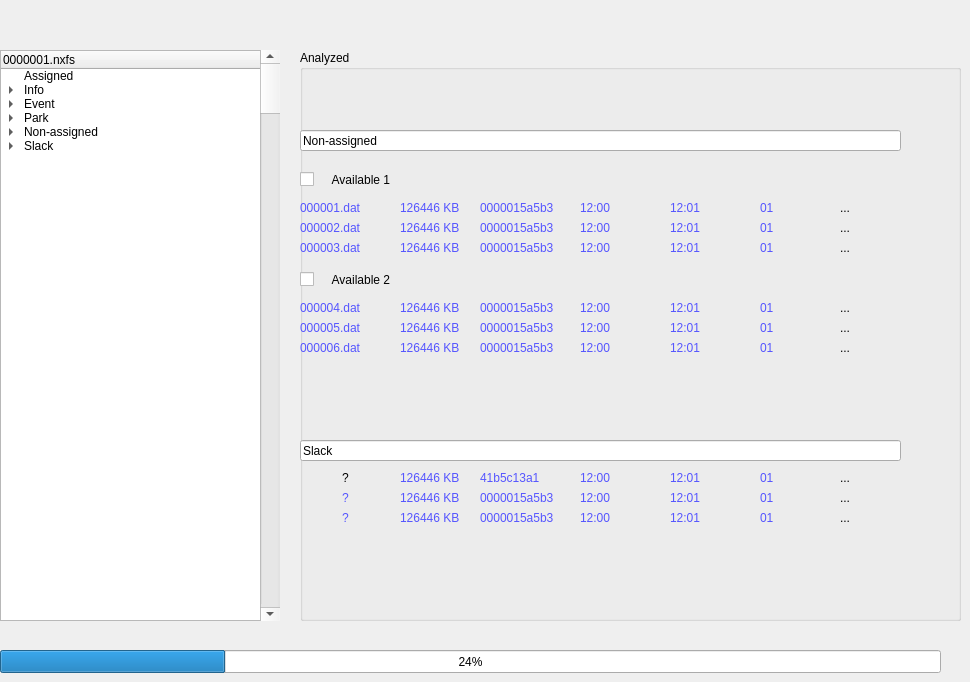
    <widget class="QWidget" name="tab">
     <attribute name="title">
      <string>Assigned</string>
     </attribute>
     <widget class="QGroupBox" name="groupBox">
      <property name="geometry">
       <rect>
        <x>300</x>
        <y>50</y>
        <width>661</width>
        <height>571</height>
       </rect>
      </property>
      <property name="title">
       <string>Analyzed</string>
      </property>
      <widget class="QCheckBox" name="checkBox">
       <property name="geometry">
        <rect>
         <x>0</x>
         <y>120</y>
         <width>601</width>
         <height>19</height>
        </rect>
       </property>
       <property name="text">
        <string>    Available 1</string>
       </property>
      </widget>
      <widget class="QCheckBox" name="checkBox_2">
       <property name="geometry">
        <rect>
         <x>0</x>
         <y>220</y>
         <width>601</width>
         <height>19</height>
        </rect>
       </property>
       <property name="text">
        <string>    Available 2</string>
       </property>
      </widget>
      <widget class="QLabel" name="label">
       <property name="geometry">
        <rect>
         <x>0</x>
         <y>150</y>
         <width>91</width>
         <height>16</height>
        </rect>
       </property>
       <property name="styleSheet">
        <string notr="true">asd
rgb(238, 255, 197)</string>
       </property>
       <property name="text">
        <string>&lt;html&gt;&lt;head/&gt;&lt;body&gt;&lt;p&gt;&lt;span style=&quot; color:#5555ff;&quot;&gt;000001.dat&lt;/span&gt;&lt;/p&gt;&lt;/body&gt;&lt;/html&gt;</string>
       </property>
      </widget>
      <widget class="QLabel" name="label_2">
       <property name="geometry">
        <rect>
         <x>100</x>
         <y>150</y>
         <width>91</width>
         <height>16</height>
        </rect>
       </property>
       <property name="text">
        <string>&lt;html&gt;&lt;head/&gt;&lt;body&gt;&lt;p&gt;&lt;span style=&quot; color:#5555ff;&quot;&gt;126446 KB&lt;/span&gt;&lt;/p&gt;&lt;/body&gt;&lt;/html&gt;</string>
       </property>
      </widget>
      <widget class="QLabel" name="label_3">
       <property name="geometry">
        <rect>
         <x>180</x>
         <y>150</y>
         <width>91</width>
         <height>16</height>
        </rect>
       </property>
       <property name="text">
        <string>&lt;html&gt;&lt;head/&gt;&lt;body&gt;&lt;p&gt;&lt;span style=&quot; color:#5555ff;&quot;&gt;0000015a5b3&lt;/span&gt;&lt;/p&gt;&lt;/body&gt;&lt;/html&gt;</string>
       </property>
      </widget>
      <widget class="QLabel" name="label_4">
       <property name="geometry">
        <rect>
         <x>280</x>
         <y>150</y>
         <width>91</width>
         <height>16</height>
        </rect>
       </property>
       <property name="text">
        <string>&lt;html&gt;&lt;head/&gt;&lt;body&gt;&lt;p&gt;&lt;span style=&quot; color:#5555ff;&quot;&gt;12:00&lt;/span&gt;&lt;/p&gt;&lt;/body&gt;&lt;/html&gt;</string>
       </property>
      </widget>
      <widget class="QLabel" name="label_5">
       <property name="geometry">
        <rect>
         <x>370</x>
         <y>150</y>
         <width>91</width>
         <height>16</height>
        </rect>
       </property>
       <property name="text">
        <string>&lt;html&gt;&lt;head/&gt;&lt;body&gt;&lt;p&gt;&lt;span style=&quot; color:#5555ff;&quot;&gt;12:01&lt;/span&gt;&lt;/p&gt;&lt;/body&gt;&lt;/html&gt;</string>
       </property>
      </widget>
      <widget class="QLabel" name="label_6">
       <property name="geometry">
        <rect>
         <x>460</x>
         <y>150</y>
         <width>91</width>
         <height>16</height>
        </rect>
       </property>
       <property name="text">
        <string>&lt;html&gt;&lt;head/&gt;&lt;body&gt;&lt;p&gt;&lt;span style=&quot; color:#5555ff;&quot;&gt;01&lt;/span&gt;&lt;/p&gt;&lt;/body&gt;&lt;/html&gt;</string>
       </property>
      </widget>
      <widget class="QLabel" name="label_7">
       <property name="geometry">
        <rect>
         <x>540</x>
         <y>150</y>
         <width>61</width>
         <height>16</height>
        </rect>
       </property>
       <property name="text">
        <string>...</string>
       </property>
      </widget>
      <widget class="QLabel" name="label_8">
       <property name="geometry">
        <rect>
         <x>280</x>
         <y>170</y>
         <width>91</width>
         <height>16</height>
        </rect>
       </property>
       <property name="text">
        <string>&lt;html&gt;&lt;head/&gt;&lt;body&gt;&lt;p&gt;&lt;span style=&quot; color:#5555ff;&quot;&gt;12:00&lt;/span&gt;&lt;/p&gt;&lt;/body&gt;&lt;/html&gt;</string>
       </property>
      </widget>
      <widget class="QLabel" name="label_9">
       <property name="geometry">
        <rect>
         <x>370</x>
         <y>170</y>
         <width>91</width>
         <height>16</height>
        </rect>
       </property>
       <property name="text">
        <string>&lt;html&gt;&lt;head/&gt;&lt;body&gt;&lt;p&gt;&lt;span style=&quot; color:#5555ff;&quot;&gt;12:01&lt;/span&gt;&lt;/p&gt;&lt;/body&gt;&lt;/html&gt;</string>
       </property>
      </widget>
      <widget class="QLabel" name="label_10">
       <property name="geometry">
        <rect>
         <x>540</x>
         <y>170</y>
         <width>61</width>
         <height>16</height>
        </rect>
       </property>
       <property name="text">
        <string>...</string>
       </property>
      </widget>
      <widget class="QLabel" name="label_11">
       <property name="geometry">
        <rect>
         <x>180</x>
         <y>170</y>
         <width>91</width>
         <height>16</height>
        </rect>
       </property>
       <property name="text">
        <string>&lt;html&gt;&lt;head/&gt;&lt;body&gt;&lt;p&gt;&lt;span style=&quot; color:#5555ff;&quot;&gt;0000015a5b3&lt;/span&gt;&lt;/p&gt;&lt;/body&gt;&lt;/html&gt;</string>
       </property>
      </widget>
      <widget class="QLabel" name="label_12">
       <property name="geometry">
        <rect>
         <x>460</x>
         <y>170</y>
         <width>91</width>
         <height>16</height>
        </rect>
       </property>
       <property name="text">
        <string>&lt;html&gt;&lt;head/&gt;&lt;body&gt;&lt;p&gt;&lt;span style=&quot; color:#5555ff;&quot;&gt;01&lt;/span&gt;&lt;/p&gt;&lt;/body&gt;&lt;/html&gt;</string>
       </property>
      </widget>
      <widget class="QLabel" name="label_13">
       <property name="geometry">
        <rect>
         <x>100</x>
         <y>170</y>
         <width>91</width>
         <height>16</height>
        </rect>
       </property>
       <property name="text">
        <string>&lt;html&gt;&lt;head/&gt;&lt;body&gt;&lt;p&gt;&lt;span style=&quot; color:#5555ff;&quot;&gt;126446 KB&lt;/span&gt;&lt;/p&gt;&lt;/body&gt;&lt;/html&gt;</string>
       </property>
      </widget>
      <widget class="QLabel" name="label_14">
       <property name="geometry">
        <rect>
         <x>0</x>
         <y>170</y>
         <width>91</width>
         <height>16</height>
        </rect>
       </property>
       <property name="styleSheet">
        <string notr="true">asd
rgb(238, 255, 197)</string>
       </property>
       <property name="text">
        <string>&lt;html&gt;&lt;head/&gt;&lt;body&gt;&lt;p&gt;&lt;span style=&quot; color:#5555ff;&quot;&gt;000002.dat&lt;/span&gt;&lt;/p&gt;&lt;/body&gt;&lt;/html&gt;</string>
       </property>
      </widget>
      <widget class="QLabel" name="label_15">
       <property name="geometry">
        <rect>
         <x>180</x>
         <y>190</y>
         <width>91</width>
         <height>16</height>
        </rect>
       </property>
       <property name="text">
        <string>&lt;html&gt;&lt;head/&gt;&lt;body&gt;&lt;p&gt;&lt;span style=&quot; color:#5555ff;&quot;&gt;0000015a5b3&lt;/span&gt;&lt;/p&gt;&lt;/body&gt;&lt;/html&gt;</string>
       </property>
      </widget>
      <widget class="QLabel" name="label_16">
       <property name="geometry">
        <rect>
         <x>540</x>
         <y>190</y>
         <width>61</width>
         <height>16</height>
        </rect>
       </property>
       <property name="text">
        <string>...</string>
       </property>
      </widget>
      <widget class="QLabel" name="label_17">
       <property name="geometry">
        <rect>
         <x>280</x>
         <y>190</y>
         <width>91</width>
         <height>16</height>
        </rect>
       </property>
       <property name="text">
        <string>&lt;html&gt;&lt;head/&gt;&lt;body&gt;&lt;p&gt;&lt;span style=&quot; color:#5555ff;&quot;&gt;12:00&lt;/span&gt;&lt;/p&gt;&lt;/body&gt;&lt;/html&gt;</string>
       </property>
      </widget>
      <widget class="QLabel" name="label_18">
       <property name="geometry">
        <rect>
         <x>460</x>
         <y>190</y>
         <width>91</width>
         <height>16</height>
        </rect>
       </property>
       <property name="text">
        <string>&lt;html&gt;&lt;head/&gt;&lt;body&gt;&lt;p&gt;&lt;span style=&quot; color:#5555ff;&quot;&gt;01&lt;/span&gt;&lt;/p&gt;&lt;/body&gt;&lt;/html&gt;</string>
       </property>
      </widget>
      <widget class="QLabel" name="label_19">
       <property name="geometry">
        <rect>
         <x>0</x>
         <y>190</y>
         <width>91</width>
         <height>16</height>
        </rect>
       </property>
       <property name="styleSheet">
        <string notr="true">asd
rgb(238, 255, 197)</string>
       </property>
       <property name="text">
        <string>&lt;html&gt;&lt;head/&gt;&lt;body&gt;&lt;p&gt;&lt;span style=&quot; color:#5555ff;&quot;&gt;000003.dat&lt;/span&gt;&lt;/p&gt;&lt;/body&gt;&lt;/html&gt;</string>
       </property>
      </widget>
      <widget class="QLabel" name="label_20">
       <property name="geometry">
        <rect>
         <x>370</x>
         <y>190</y>
         <width>91</width>
         <height>16</height>
        </rect>
       </property>
       <property name="text">
        <string>&lt;html&gt;&lt;head/&gt;&lt;body&gt;&lt;p&gt;&lt;span style=&quot; color:#5555ff;&quot;&gt;12:01&lt;/span&gt;&lt;/p&gt;&lt;/body&gt;&lt;/html&gt;</string>
       </property>
      </widget>
      <widget class="QLabel" name="label_21">
       <property name="geometry">
        <rect>
         <x>100</x>
         <y>190</y>
         <width>91</width>
         <height>16</height>
        </rect>
       </property>
       <property name="text">
        <string>&lt;html&gt;&lt;head/&gt;&lt;body&gt;&lt;p&gt;&lt;span style=&quot; color:#5555ff;&quot;&gt;126446 KB&lt;/span&gt;&lt;/p&gt;&lt;/body&gt;&lt;/html&gt;</string>
       </property>
      </widget>
      <widget class="QLabel" name="label_22">
       <property name="geometry">
        <rect>
         <x>180</x>
         <y>250</y>
         <width>91</width>
         <height>16</height>
        </rect>
       </property>
       <property name="text">
        <string>&lt;html&gt;&lt;head/&gt;&lt;body&gt;&lt;p&gt;&lt;span style=&quot; color:#5555ff;&quot;&gt;0000015a5b3&lt;/span&gt;&lt;/p&gt;&lt;/body&gt;&lt;/html&gt;</string>
       </property>
      </widget>
      <widget class="QLabel" name="label_23">
       <property name="geometry">
        <rect>
         <x>460</x>
         <y>250</y>
         <width>91</width>
         <height>16</height>
        </rect>
       </property>
       <property name="text">
        <string>&lt;html&gt;&lt;head/&gt;&lt;body&gt;&lt;p&gt;&lt;span style=&quot; color:#5555ff;&quot;&gt;01&lt;/span&gt;&lt;/p&gt;&lt;/body&gt;&lt;/html&gt;</string>
       </property>
      </widget>
      <widget class="QLabel" name="label_24">
       <property name="geometry">
        <rect>
         <x>280</x>
         <y>250</y>
         <width>91</width>
         <height>16</height>
        </rect>
       </property>
       <property name="text">
        <string>&lt;html&gt;&lt;head/&gt;&lt;body&gt;&lt;p&gt;&lt;span style=&quot; color:#5555ff;&quot;&gt;12:00&lt;/span&gt;&lt;/p&gt;&lt;/body&gt;&lt;/html&gt;</string>
       </property>
      </widget>
      <widget class="QLabel" name="label_25">
       <property name="geometry">
        <rect>
         <x>540</x>
         <y>250</y>
         <width>61</width>
         <height>16</height>
        </rect>
       </property>
       <property name="text">
        <string>...</string>
       </property>
      </widget>
      <widget class="QLabel" name="label_26">
       <property name="geometry">
        <rect>
         <x>370</x>
         <y>250</y>
         <width>91</width>
         <height>16</height>
        </rect>
       </property>
       <property name="text">
        <string>&lt;html&gt;&lt;head/&gt;&lt;body&gt;&lt;p&gt;&lt;span style=&quot; color:#5555ff;&quot;&gt;12:01&lt;/span&gt;&lt;/p&gt;&lt;/body&gt;&lt;/html&gt;</string>
       </property>
      </widget>
      <widget class="QLabel" name="label_27">
       <property name="geometry">
        <rect>
         <x>0</x>
         <y>250</y>
         <width>91</width>
         <height>16</height>
        </rect>
       </property>
       <property name="styleSheet">
        <string notr="true">asd
rgb(238, 255, 197)</string>
       </property>
       <property name="text">
        <string>&lt;html&gt;&lt;head/&gt;&lt;body&gt;&lt;p&gt;&lt;span style=&quot; color:#5555ff;&quot;&gt;000004.dat&lt;/span&gt;&lt;/p&gt;&lt;/body&gt;&lt;/html&gt;</string>
       </property>
      </widget>
      <widget class="QLabel" name="label_28">
       <property name="geometry">
        <rect>
         <x>100</x>
         <y>250</y>
         <width>91</width>
         <height>16</height>
        </rect>
       </property>
       <property name="text">
        <string>&lt;html&gt;&lt;head/&gt;&lt;body&gt;&lt;p&gt;&lt;span style=&quot; color:#5555ff;&quot;&gt;126446 KB&lt;/span&gt;&lt;/p&gt;&lt;/body&gt;&lt;/html&gt;</string>
       </property>
      </widget>
      <widget class="QLabel" name="label_29">
       <property name="geometry">
        <rect>
         <x>460</x>
         <y>270</y>
         <width>91</width>
         <height>16</height>
        </rect>
       </property>
       <property name="text">
        <string>&lt;html&gt;&lt;head/&gt;&lt;body&gt;&lt;p&gt;&lt;span style=&quot; color:#5555ff;&quot;&gt;01&lt;/span&gt;&lt;/p&gt;&lt;/body&gt;&lt;/html&gt;</string>
       </property>
      </widget>
      <widget class="QLabel" name="label_30">
       <property name="geometry">
        <rect>
         <x>540</x>
         <y>270</y>
         <width>61</width>
         <height>16</height>
        </rect>
       </property>
       <property name="text">
        <string>...</string>
       </property>
      </widget>
      <widget class="QLabel" name="label_31">
       <property name="geometry">
        <rect>
         <x>100</x>
         <y>270</y>
         <width>91</width>
         <height>16</height>
        </rect>
       </property>
       <property name="text">
        <string>&lt;html&gt;&lt;head/&gt;&lt;body&gt;&lt;p&gt;&lt;span style=&quot; color:#5555ff;&quot;&gt;126446 KB&lt;/span&gt;&lt;/p&gt;&lt;/body&gt;&lt;/html&gt;</string>
       </property>
      </widget>
      <widget class="QLabel" name="label_32">
       <property name="geometry">
        <rect>
         <x>0</x>
         <y>270</y>
         <width>91</width>
         <height>16</height>
        </rect>
       </property>
       <property name="styleSheet">
        <string notr="true">asd
rgb(238, 255, 197)</string>
       </property>
       <property name="text">
        <string>&lt;html&gt;&lt;head/&gt;&lt;body&gt;&lt;p&gt;&lt;span style=&quot; color:#5555ff;&quot;&gt;000005.dat&lt;/span&gt;&lt;/p&gt;&lt;/body&gt;&lt;/html&gt;</string>
       </property>
      </widget>
      <widget class="QLabel" name="label_33">
       <property name="geometry">
        <rect>
         <x>280</x>
         <y>270</y>
         <width>91</width>
         <height>16</height>
        </rect>
       </property>
       <property name="text">
        <string>&lt;html&gt;&lt;head/&gt;&lt;body&gt;&lt;p&gt;&lt;span style=&quot; color:#5555ff;&quot;&gt;12:00&lt;/span&gt;&lt;/p&gt;&lt;/body&gt;&lt;/html&gt;</string>
       </property>
      </widget>
      <widget class="QLabel" name="label_34">
       <property name="geometry">
        <rect>
         <x>370</x>
         <y>270</y>
         <width>91</width>
         <height>16</height>
        </rect>
       </property>
       <property name="text">
        <string>&lt;html&gt;&lt;head/&gt;&lt;body&gt;&lt;p&gt;&lt;span style=&quot; color:#5555ff;&quot;&gt;12:01&lt;/span&gt;&lt;/p&gt;&lt;/body&gt;&lt;/html&gt;</string>
       </property>
      </widget>
      <widget class="QLabel" name="label_35">
       <property name="geometry">
        <rect>
         <x>180</x>
         <y>270</y>
         <width>91</width>
         <height>16</height>
        </rect>
       </property>
       <property name="text">
        <string>&lt;html&gt;&lt;head/&gt;&lt;body&gt;&lt;p&gt;&lt;span style=&quot; color:#5555ff;&quot;&gt;0000015a5b3&lt;/span&gt;&lt;/p&gt;&lt;/body&gt;&lt;/html&gt;</string>
       </property>
      </widget>
      <widget class="QLabel" name="label_36">
       <property name="geometry">
        <rect>
         <x>460</x>
         <y>290</y>
         <width>91</width>
         <height>16</height>
        </rect>
       </property>
       <property name="text">
        <string>&lt;html&gt;&lt;head/&gt;&lt;body&gt;&lt;p&gt;&lt;span style=&quot; color:#5555ff;&quot;&gt;01&lt;/span&gt;&lt;/p&gt;&lt;/body&gt;&lt;/html&gt;</string>
       </property>
      </widget>
      <widget class="QLabel" name="label_37">
       <property name="geometry">
        <rect>
         <x>280</x>
         <y>290</y>
         <width>91</width>
         <height>16</height>
        </rect>
       </property>
       <property name="text">
        <string>&lt;html&gt;&lt;head/&gt;&lt;body&gt;&lt;p&gt;&lt;span style=&quot; color:#5555ff;&quot;&gt;12:00&lt;/span&gt;&lt;/p&gt;&lt;/body&gt;&lt;/html&gt;</string>
       </property>
      </widget>
      <widget class="QLabel" name="label_38">
       <property name="geometry">
        <rect>
         <x>180</x>
         <y>290</y>
         <width>91</width>
         <height>16</height>
        </rect>
       </property>
       <property name="text">
        <string>&lt;html&gt;&lt;head/&gt;&lt;body&gt;&lt;p&gt;&lt;span style=&quot; color:#5555ff;&quot;&gt;0000015a5b3&lt;/span&gt;&lt;/p&gt;&lt;/body&gt;&lt;/html&gt;</string>
       </property>
      </widget>
      <widget class="QLabel" name="label_39">
       <property name="geometry">
        <rect>
         <x>370</x>
         <y>290</y>
         <width>91</width>
         <height>16</height>
        </rect>
       </property>
       <property name="text">
        <string>&lt;html&gt;&lt;head/&gt;&lt;body&gt;&lt;p&gt;&lt;span style=&quot; color:#5555ff;&quot;&gt;12:01&lt;/span&gt;&lt;/p&gt;&lt;/body&gt;&lt;/html&gt;</string>
       </property>
      </widget>
      <widget class="QLabel" name="label_40">
       <property name="geometry">
        <rect>
         <x>100</x>
         <y>290</y>
         <width>91</width>
         <height>16</height>
        </rect>
       </property>
       <property name="text">
        <string>&lt;html&gt;&lt;head/&gt;&lt;body&gt;&lt;p&gt;&lt;span style=&quot; color:#5555ff;&quot;&gt;126446 KB&lt;/span&gt;&lt;/p&gt;&lt;/body&gt;&lt;/html&gt;</string>
       </property>
      </widget>
      <widget class="QLabel" name="label_41">
       <property name="geometry">
        <rect>
         <x>0</x>
         <y>290</y>
         <width>91</width>
         <height>16</height>
        </rect>
       </property>
       <property name="styleSheet">
        <string notr="true">asd
rgb(238, 255, 197)</string>
       </property>
       <property name="text">
        <string>&lt;html&gt;&lt;head/&gt;&lt;body&gt;&lt;p&gt;&lt;span style=&quot; color:#5555ff;&quot;&gt;000006.dat&lt;/span&gt;&lt;/p&gt;&lt;/body&gt;&lt;/html&gt;</string>
       </property>
      </widget>
      <widget class="QLabel" name="label_42">
       <property name="geometry">
        <rect>
         <x>540</x>
         <y>290</y>
         <width>61</width>
         <height>16</height>
        </rect>
       </property>
       <property name="text">
        <string>...</string>
       </property>
      </widget>
      <widget class="QLabel" name="label_43">
       <property name="geometry">
        <rect>
         <x>460</x>
         <y>460</y>
         <width>91</width>
         <height>16</height>
        </rect>
       </property>
       <property name="text">
        <string>&lt;html&gt;&lt;head/&gt;&lt;body&gt;&lt;p&gt;&lt;span style=&quot; color:#5555ff;&quot;&gt;01&lt;/span&gt;&lt;/p&gt;&lt;/body&gt;&lt;/html&gt;</string>
       </property>
      </widget>
      <widget class="QLabel" name="label_44">
       <property name="geometry">
        <rect>
         <x>100</x>
         <y>460</y>
         <width>91</width>
         <height>16</height>
        </rect>
       </property>
       <property name="text">
        <string>&lt;html&gt;&lt;head/&gt;&lt;body&gt;&lt;p&gt;&lt;span style=&quot; color:#5555ff;&quot;&gt;126446 KB&lt;/span&gt;&lt;/p&gt;&lt;/body&gt;&lt;/html&gt;</string>
       </property>
      </widget>
      <widget class="QLabel" name="label_45">
       <property name="geometry">
        <rect>
         <x>370</x>
         <y>460</y>
         <width>91</width>
         <height>16</height>
        </rect>
       </property>
       <property name="text">
        <string>&lt;html&gt;&lt;head/&gt;&lt;body&gt;&lt;p&gt;&lt;span style=&quot; color:#5555ff;&quot;&gt;12:01&lt;/span&gt;&lt;/p&gt;&lt;/body&gt;&lt;/html&gt;</string>
       </property>
      </widget>
      <widget class="QLabel" name="label_46">
       <property name="geometry">
        <rect>
         <x>370</x>
         <y>440</y>
         <width>91</width>
         <height>16</height>
        </rect>
       </property>
       <property name="text">
        <string>&lt;html&gt;&lt;head/&gt;&lt;body&gt;&lt;p&gt;&lt;span style=&quot; color:#5555ff;&quot;&gt;12:01&lt;/span&gt;&lt;/p&gt;&lt;/body&gt;&lt;/html&gt;</string>
       </property>
      </widget>
      <widget class="QLabel" name="label_47">
       <property name="geometry">
        <rect>
         <x>0</x>
         <y>440</y>
         <width>91</width>
         <height>16</height>
        </rect>
       </property>
       <property name="styleSheet">
        <string notr="true">asd
rgb(238, 255, 197)</string>
       </property>
       <property name="text">
        <string>&lt;html&gt;&lt;head/&gt;&lt;body&gt;&lt;p align=&quot;center&quot;&gt;&lt;span style=&quot; color:#5555ff;&quot;&gt;?&lt;/span&gt;&lt;/p&gt;&lt;/body&gt;&lt;/html&gt;</string>
       </property>
      </widget>
      <widget class="QLabel" name="label_48">
       <property name="geometry">
        <rect>
         <x>540</x>
         <y>460</y>
         <width>61</width>
         <height>16</height>
        </rect>
       </property>
       <property name="text">
        <string>...</string>
       </property>
      </widget>
      <widget class="QLabel" name="label_49">
       <property name="geometry">
        <rect>
         <x>100</x>
         <y>420</y>
         <width>91</width>
         <height>16</height>
        </rect>
       </property>
       <property name="text">
        <string>&lt;html&gt;&lt;head/&gt;&lt;body&gt;&lt;p&gt;&lt;span style=&quot; color:#5555ff;&quot;&gt;126446 KB&lt;/span&gt;&lt;/p&gt;&lt;/body&gt;&lt;/html&gt;</string>
       </property>
      </widget>
      <widget class="QLabel" name="label_50">
       <property name="geometry">
        <rect>
         <x>370</x>
         <y>420</y>
         <width>91</width>
         <height>16</height>
        </rect>
       </property>
       <property name="text">
        <string>&lt;html&gt;&lt;head/&gt;&lt;body&gt;&lt;p&gt;&lt;span style=&quot; color:#5555ff;&quot;&gt;12:01&lt;/span&gt;&lt;/p&gt;&lt;/body&gt;&lt;/html&gt;</string>
       </property>
      </widget>
      <widget class="QLabel" name="label_51">
       <property name="geometry">
        <rect>
         <x>180</x>
         <y>420</y>
         <width>91</width>
         <height>16</height>
        </rect>
       </property>
       <property name="text">
        <string>&lt;html&gt;&lt;head/&gt;&lt;body&gt;&lt;p&gt;&lt;span style=&quot; color:#5555ff;&quot;&gt;41b5c13a1&lt;/span&gt;&lt;/p&gt;&lt;/body&gt;&lt;/html&gt;</string>
       </property>
      </widget>
      <widget class="QLabel" name="label_52">
       <property name="geometry">
        <rect>
         <x>280</x>
         <y>440</y>
         <width>91</width>
         <height>16</height>
        </rect>
       </property>
       <property name="text">
        <string>&lt;html&gt;&lt;head/&gt;&lt;body&gt;&lt;p&gt;&lt;span style=&quot; color:#5555ff;&quot;&gt;12:00&lt;/span&gt;&lt;/p&gt;&lt;/body&gt;&lt;/html&gt;</string>
       </property>
      </widget>
      <widget class="QLabel" name="label_53">
       <property name="geometry">
        <rect>
         <x>460</x>
         <y>440</y>
         <width>91</width>
         <height>16</height>
        </rect>
       </property>
       <property name="text">
        <string>&lt;html&gt;&lt;head/&gt;&lt;body&gt;&lt;p&gt;&lt;span style=&quot; color:#5555ff;&quot;&gt;01&lt;/span&gt;&lt;/p&gt;&lt;/body&gt;&lt;/html&gt;</string>
       </property>
      </widget>
      <widget class="QLabel" name="label_54">
       <property name="geometry">
        <rect>
         <x>460</x>
         <y>420</y>
         <width>91</width>
         <height>16</height>
        </rect>
       </property>
       <property name="text">
        <string>&lt;html&gt;&lt;head/&gt;&lt;body&gt;&lt;p&gt;&lt;span style=&quot; color:#5555ff;&quot;&gt;01&lt;/span&gt;&lt;/p&gt;&lt;/body&gt;&lt;/html&gt;</string>
       </property>
      </widget>
      <widget class="QLabel" name="label_55">
       <property name="geometry">
        <rect>
         <x>180</x>
         <y>440</y>
         <width>91</width>
         <height>16</height>
        </rect>
       </property>
       <property name="text">
        <string>&lt;html&gt;&lt;head/&gt;&lt;body&gt;&lt;p&gt;&lt;span style=&quot; color:#5555ff;&quot;&gt;0000015a5b3&lt;/span&gt;&lt;/p&gt;&lt;/body&gt;&lt;/html&gt;</string>
       </property>
      </widget>
      <widget class="QLabel" name="label_56">
       <property name="geometry">
        <rect>
         <x>180</x>
         <y>460</y>
         <width>91</width>
         <height>16</height>
        </rect>
       </property>
       <property name="text">
        <string>&lt;html&gt;&lt;head/&gt;&lt;body&gt;&lt;p&gt;&lt;span style=&quot; color:#5555ff;&quot;&gt;0000015a5b3&lt;/span&gt;&lt;/p&gt;&lt;/body&gt;&lt;/html&gt;</string>
       </property>
      </widget>
      <widget class="QLabel" name="label_57">
       <property name="geometry">
        <rect>
         <x>280</x>
         <y>460</y>
         <width>91</width>
         <height>16</height>
        </rect>
       </property>
       <property name="text">
        <string>&lt;html&gt;&lt;head/&gt;&lt;body&gt;&lt;p&gt;&lt;span style=&quot; color:#5555ff;&quot;&gt;12:00&lt;/span&gt;&lt;/p&gt;&lt;/body&gt;&lt;/html&gt;</string>
       </property>
      </widget>
      <widget class="QLabel" name="label_58">
       <property name="geometry">
        <rect>
         <x>100</x>
         <y>440</y>
         <width>91</width>
         <height>16</height>
        </rect>
       </property>
       <property name="text">
        <string>&lt;html&gt;&lt;head/&gt;&lt;body&gt;&lt;p&gt;&lt;span style=&quot; color:#5555ff;&quot;&gt;126446 KB&lt;/span&gt;&lt;/p&gt;&lt;/body&gt;&lt;/html&gt;</string>
       </property>
      </widget>
      <widget class="QLabel" name="label_59">
       <property name="geometry">
        <rect>
         <x>280</x>
         <y>420</y>
         <width>91</width>
         <height>16</height>
        </rect>
       </property>
       <property name="text">
        <string>&lt;html&gt;&lt;head/&gt;&lt;body&gt;&lt;p&gt;&lt;span style=&quot; color:#5555ff;&quot;&gt;12:00&lt;/span&gt;&lt;/p&gt;&lt;/body&gt;&lt;/html&gt;</string>
       </property>
      </widget>
      <widget class="QLabel" name="label_60">
       <property name="geometry">
        <rect>
         <x>540</x>
         <y>420</y>
         <width>61</width>
         <height>16</height>
        </rect>
       </property>
       <property name="text">
        <string>...</string>
       </property>
      </widget>
      <widget class="QLabel" name="label_61">
       <property name="geometry">
        <rect>
         <x>0</x>
         <y>420</y>
         <width>91</width>
         <height>16</height>
        </rect>
       </property>
       <property name="styleSheet">
        <string notr="true">asd
rgb(238, 255, 197)</string>
       </property>
       <property name="text">
        <string>&lt;html&gt;&lt;head/&gt;&lt;body&gt;&lt;p align=&quot;center&quot;&gt;?&lt;/p&gt;&lt;/body&gt;&lt;/html&gt;</string>
       </property>
      </widget>
      <widget class="QLabel" name="label_62">
       <property name="geometry">
        <rect>
         <x>0</x>
         <y>460</y>
         <width>91</width>
         <height>16</height>
        </rect>
       </property>
       <property name="styleSheet">
        <string notr="true">asd
rgb(238, 255, 197)</string>
       </property>
       <property name="text">
        <string>&lt;html&gt;&lt;head/&gt;&lt;body&gt;&lt;p align=&quot;center&quot;&gt;&lt;span style=&quot; color:#5555ff;&quot;&gt;?&lt;/span&gt;&lt;/p&gt;&lt;/body&gt;&lt;/html&gt;</string>
       </property>
      </widget>
      <widget class="QLabel" name="label_63">
       <property name="geometry">
        <rect>
         <x>540</x>
         <y>440</y>
         <width>61</width>
         <height>16</height>
        </rect>
       </property>
       <property name="text">
        <string>...</string>
       </property>
      </widget>
      <widget class="QLineEdit" name="lineEdit">
       <property name="geometry">
        <rect>
         <x>0</x>
         <y>390</y>
         <width>601</width>
         <height>21</height>
        </rect>
       </property>
       <property name="text">
        <string>Slack</string>
       </property>
      </widget>
      <widget class="QLineEdit" name="lineEdit_2">
       <property name="geometry">
        <rect>
         <x>0</x>
         <y>80</y>
         <width>601</width>
         <height>21</height>
        </rect>
       </property>
       <property name="styleSheet">
        <string notr="true">style
rgb(170, 255, 255)</string>
       </property>
       <property name="text">
        <string>Non-assigned</string>
       </property>
      </widget>
     </widget>
     <widget class="QTreeWidget" name="treeWidget_2">
      <property name="geometry">
       <rect>
        <x>0</x>
        <y>50</y>
        <width>271</width>
        <height>571</height>
       </rect>
      </property>
      <column>
       <property name="text">
        <string>0000001.nxfs</string>
       </property>
      </column>
      <item>
       <property name="text">
        <string>Assigned</string>
       </property>
      </item>
      <item>
       <property name="text">
        <string>Info</string>
       </property>
       <item>
        <property name="text">
         <string>00001.avi</string>
        </property>
       </item>
       <item>
        <property name="text">
         <string>00002.avi</string>
        </property>
       </item>
       <item>
        <property name="text">
         <string>00003.avi</string>
        </property>
       </item>
      </item>
      <item>
       <property name="text">
        <string>Event</string>
       </property>
       <item>
        <property name="text">
         <string>00004.avi</string>
        </property>
       </item>
       <item>
        <property name="text">
         <string>00005.avi</string>
        </property>
       </item>
      </item>
      <item>
       <property name="text">
        <string>Park</string>
       </property>
       <item>
        <property name="text">
         <string>00006.avi</string>
        </property>
       </item>
       <item>
        <property name="text">
         <string>00007.avi</string>
        </property>
       </item>
      </item>
      <item>
       <property name="text">
        <string>Non-assigned</string>
       </property>
       <item>
        <property name="text">
         <string>available 1</string>
        </property>
        <item>
         <property name="text">
          <string>SPS</string>
         </property>
        </item>
        <item>
         <property name="text">
          <string>PPS</string>
         </property>
        </item>
        <item>
         <property name="text">
          <string>iframe</string>
         </property>
        </item>
        <item>
         <property name="text">
          <string>pframe</string>
         </property>
        </item>
       </item>
       <item>
        <property name="text">
         <string>available2</string>
        </property>
        <item>
         <property name="text">
          <string>iframe</string>
         </property>
        </item>
        <item>
         <property name="text">
          <string>pframe</string>
         </property>
        </item>
       </item>
      </item>
      <item>
       <property name="text">
        <string>Slack</string>
       </property>
       <item>
        <property name="text">
         <string>Non-identified</string>
        </property>
       </item>
       <item>
        <property name="text">
         <string>Non-identified(2)</string>
        </property>
       </item>
      </item>
     </widget>
     <widget class="QProgressBar" name="progressBar">
      <property name="geometry">
       <rect>
        <x>0</x>
        <y>650</y>
        <width>941</width>
        <height>23</height>
       </rect>
      </property>
      <property name="value">
       <number>24</number>
      </property>
     </widget>
     <widget class="QScrollBar" name="verticalScrollBar">
      <property name="geometry">
       <rect>
        <x>260</x>
        <y>50</y>
        <width>20</width>
        <height>571</height>
       </rect>
      </property>
      <property name="orientation">
       <enum>Qt::Vertical</enum>
      </property>
     </widget>
     <zorder>treeWidget_2</zorder>
     <zorder>progressBar</zorder>
     <zorder>verticalScrollBar</zorder>
     <zorder>groupBox</zorder>
    </widget>
